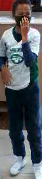
#> input picture person_1.png, 42 x 179 px
$ python -i part3.py   (imports and definitions only)
#> lines starting #> are read from the running program, lines starting #| are printed output that depends on the picture
import cv2
import numpy as np
import os
from shutil import copyfile
from PIL import Image

def create_image_dict(folder_path):
    """
    Creates a dictionary mapping image names to PIL.Image objects.

    Args:
        folder_path (str): Path to the folder containing images.

    Returns:
        dict: Dictionary mapping image names to PIL.Image objects.
    """
    image_dict = {}
    for filename in os.listdir(folder_path):
        if filename.endswith('.png'):
            image_name = os.path.splitext(filename)[0]
            image_path = os.path.join(folder_path, filename)
            try:
                image = Image.open(image_path)
                image_dict[image_name] = image
            except Exception as e:
                print(f"Failed to load image {image_path}: {e}")
    return image_dict

# [48 lines left out: functions extract_bounding_box, extract_upper_half_bounding_box, not called in this run]


def calc_histogram(image):
    """
    Calculates the histogram of an image in HSV color space considering all three channels: Hue, Saturation, and Value.

    Args:
        image (PIL.Image): Input image.

    Returns:
        numpy.ndarray: Histogram of the image.
    """
    image_np = np.array(image)
    hsb_image = cv2.cvtColor(image_np, cv2.COLOR_RGB2HSV)
#> hsb_image: shape (179, 42, 3); mean H, S, V 80.7, 108.7, 107.7

    # Splitting the image into individual channels
    h_channel = hsb_image[:, :, 0]
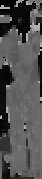
#> h_channel: shape (179, 42); min 0, max 179, mean 80.7
    s_channel = hsb_image[:, :, 1]
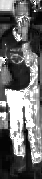
#> s_channel: shape (179, 42); min 0, max 255, mean 108.7
    v_channel = hsb_image[:, :, 2]
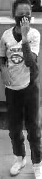
#> v_channel: shape (179, 42); min 0, max 255, mean 107.7

    # Calculating histograms for each channel with 256 bins each
    h_hist = cv2.calcHist([h_channel], [0], None, [256], [0, 256])
#> h_hist = 256 values, max 350 at index 102, min 0 at index 29, mean 29.37
    s_hist = cv2.calcHist([s_channel], [0], None, [256], [0, 256])
#> s_hist = 256 values, max 1279 at index 255, min 0 at index 1, mean 29.37
    v_hist = cv2.calcHist([v_channel], [0], None, [256], [0, 256])
#> v_hist = 256 values, max 165 at index 28, min 0 at index 1, mean 29.37

    # Concatenating histograms for all three channels
    hist = np.concatenate((h_hist, s_hist, v_hist), axis=0)
#> hist = 768 values, max 1279 at index 511, min 0 at index 29, mean 29.37

    # Normalizing the histogram
    hist = cv2.normalize(hist, hist)
#> hist = 768 values, max 0.678 at index 511, min 0 at index 29, mean 0.0156

    return hist

'''

# The following function offers another formulation of the calc_histogram method. It makes use of the RGB greyscale distributed over 256 bins

def calc_histogram(image):

    # Converting the PIL image to a NumPy array
    image_np = np.array(image)

    # Converting the image to grayscale
    gray = cv2.cvtColor(image_np, cv2.COLOR_RGB2GRAY)

    # Calculating the histogram
    hist = cv2.calcHist([gray], [0], None, [256], [0, 256])

    # Normalizing the histogram
    hist = cv2.normalize(hist, hist)

    return hist

'''

# [117 lines left out: functions compare_histograms, crop_image, crop_upper_half, compare_histogram_pairs, compare_max_similarity_scores, get_top_100_images and 1 more, not called in this run]

import os

import os

# Function to save images from a list into a destination folder
# [16 lines left out: function save_images_to_folder, not called in this run]

'''

MAIN EXECUTION

'''


# Initializing a dictionnary of images (with their names as keys) from the cam_0 and cam_1 folder.
image_folder_cam0 = 'images/cam0'
# image_folder_cam1 = 'images/cam1'

# [1 line that did not run here, left out]
# image_dict_cam1 = create_image_dict(image_folder_cam1)

# image_dict = {**image_dict_cam0, **image_dict_cam1}

# Loading the labels text file and extracting both a list of all bounding boxes and a list of the upper-half of said bounding boxes
data_file_path = 'bounding_boxes.txt'
# [4 lines not run here, left out]

# Test Images

# The following lists denote the image name as well as the coordinates of the bounding box of the persons of interest in the video sequence arranged as follows:
# [file_name, x_coordinate, y_coordinate, width, height]

# Boy in a white t-shirt
p1 = ["person_1.png",284,24,46,180]
# 1637433806859709600,119,66,75,247
# 1637433806859709600,356,10,61,221
# 1637433806859709600,184,21,70,267
# 1637433806859709600,284,24,46,180
# 1637433806859709600,279,210,133,175
# 1637433806859709600,578,33,69,147
# 1637433806859709600,572,221,120,164
# 1637433806859709600,238,21,38,110
# 1637433806859709600,314,1,34,32
# Man in a black jacket
p2 = ["person_2.png",300,2,98,257]
# 1637434087168850600,300,2,98,257
# 1637434087168850600,1,166,106,192
# 1637434087168850600,110,105,97,149
# 1637434087168850600,139,219,109,233
# 1637434087168850600,293,301,91,102
# 1637434087168850600,105,8,51,95
# Boy in Cargo Hoodie
p3 = ["person_3.png",251,26,71,210]
# 1637433822031079200,4,142,89,212
# 1637433822031079200,566,206,112,180
# 1637433822031079200,251,26,71,210
# 1637433822031079200,250,232,131,186
# 1637433822031079200,345,11,87,179
# 1637433822031079200,290,4,57,188
# 1637433822031079200,362,89,58,185
# Man in a grey long-sleeve
p4 = ["person_4.png",423,57,101,281]
# 1637434154979087500,423,57,101,281
# 1637434154979087500,150,125,118,250
# 1637434154979087500,286,2,82,215
# 1637434154979087500,5,201,136,192
# 1637434154979087500,282,194,87,188
# 1637434154979087500,285,43,82,328
# Man in a marine blue jacket
p5 = ["person_5.png",504,24,80,245]
# 1637434045404623100,504,24,80,245
# 1637434045404623100,72,150,106,217
# 1637434045404623100,181,253,81,193
# 1637434045404623100,259,293,81,118
# 1637434045404623100,19,111,93,240

# Defining the lists of coordinates of the bounding box of each individual in the foreground of the two test images
coordinates = [p1, p2, p3, p4, p5]

# Initializing the lists to store all cropped images (of bounding boxes) and their associated histograms
cropped_images = []
cropped_images_upper_half = []
histograms = []
histograms_upper_half = []

# Looping through the list of bounding boxes from the two test images and croping them according to their coordinates. They are then stored in their respective lists
# (one for the entire bounding box and another for their upper-half)

# [49 lines not run here, left out]


# [29 lines of commented-out code are left out]

>>> import cv2
>>> picture = cv2.cvtColor(cv2.imread('person_1.png'), cv2.COLOR_BGR2RGB)
>>> result = calc_histogram(picture)
#> result has the same summary as hist in calc_histogram
